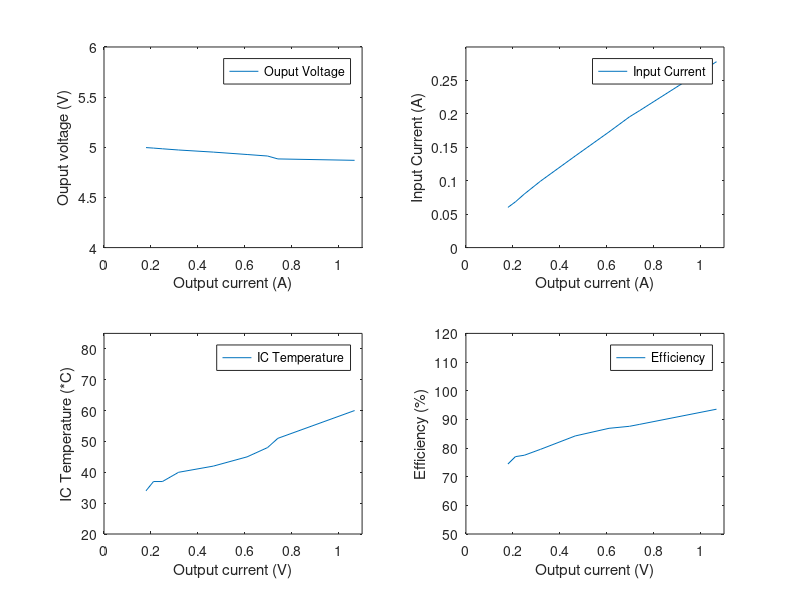

MATLAB code for this plot:
%This file is used to plot the results for varying input voltage for the 1 Amp converter
clc;
clear;
InputVoltage = 10;
OutputCurrent = [0.179,0.211,0.249,0.318,0.466,0.610,0.697,0.741,1.068];
InputCurrent = [0.0601,0.0684,0.0801,0.0994,0.137,0.173,0.1955,0.2050,0.278];
OutputVoltage = [4.997,4.992,4.985,4.973,4.952,4.928,4.913,4.884,4.870];
IC_Temperature = [34,37,37,40,42,45,48,51,60];

Efficiency = ((OutputCurrent.*OutputVoltage)./(20*InputCurrent))*100;


title('Ouput Voltage with Varying ouput current');

subplot(2,2,1);
plot(OutputCurrent,OutputVoltage);
xlabel('Output current (A)');
ylabel('Ouput voltage (V)');
%legend({'y = sin(x)','y = cos(x)'},'Location','southwest')
legend({'Ouput Voltage'});
axis([0 1.1 4 6]);

subplot(2,2,2);
plot(OutputCurrent,InputCurrent);
xlabel('Output current (A)');
ylabel('Input Current (A)');
%legend({'y = sin(x)','y = cos(x)'},'Location','southwest')
legend({'Input Current'});
axis([0 1.1 0 0.3]);

subplot(2,2,3);
plot(OutputCurrent,IC_Temperature);
xlabel('Output current (V)');
ylabel('IC Temperature (*C)');
%legend({'y = sin(x)','y = cos(x)'},'Location','southwest')
legend({'IC Temperature'});
axis([0 1.1 20 85]);

subplot(2,2,4);
plot(OutputCurrent,Efficiency);
xlabel('Output current (V)');
ylabel('Efficiency (%)');
%legend({'y = sin(x)','y = cos(x)'},'Location','southwest')
legend({'Efficiency'});
axis([0 1.1 50 120]);
